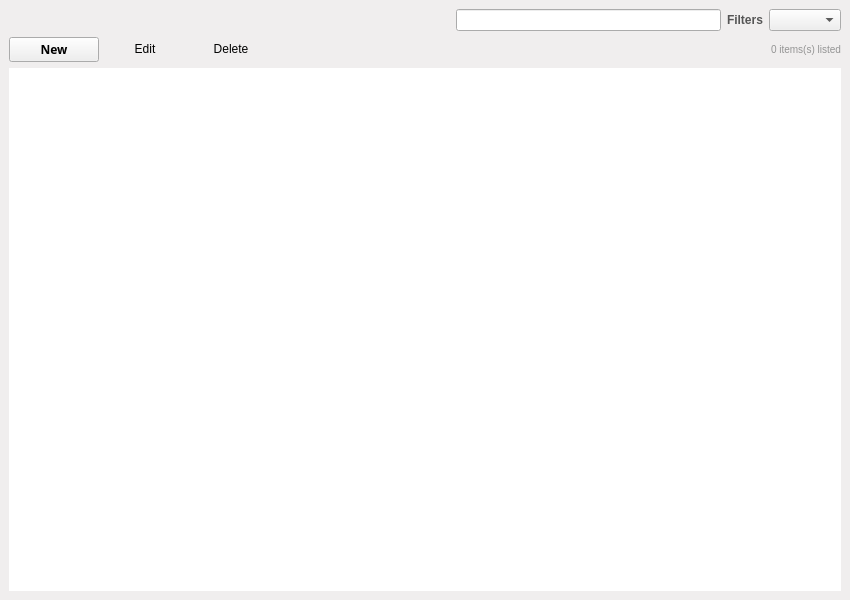
<?xml version="1.0" encoding="UTF-8"?>
<ui version="4.0">
 <class>MainWindow</class>
 <widget class="QMainWindow" name="MainWindow">
  <property name="geometry">
   <rect>
    <x>0</x>
    <y>0</y>
    <width>850</width>
    <height>600</height>
   </rect>
  </property>
  <property name="windowTitle">
   <string>MainWindow</string>
  </property>
  <property name="styleSheet">
   <string notr="true">QMainWindow{
background-color:#F0EEEE ;

border-top-left-radius: 6px 6px;
border-top-right-radius: 6px 6px;
border-bottom-right-radius: 6px 6px;
border-bottom-left-radius: 6px 6px;

}</string>
  </property>
  <widget class="QWidget" name="centralwidget">
   <layout class="QVBoxLayout" name="verticalLayout">
    <item>
     <layout class="QHBoxLayout" name="horizontalLayout_2">
      <item>
       <widget class="QLabel" name="lbTitle">
        <property name="sizePolicy">
         <sizepolicy hsizetype="Preferred" vsizetype="Minimum">
          <horstretch>0</horstretch>
          <verstretch>0</verstretch>
         </sizepolicy>
        </property>
        <property name="minimumSize">
         <size>
          <width>42</width>
          <height>0</height>
         </size>
        </property>
        <property name="styleSheet">
         <string notr="true">QLabel {
color: #252424;
font: bold 18px;
font-family: Ubuntu, Helvetica, sans-serif;
}</string>
        </property>
        <property name="text">
         <string>&lt;List name&gt;</string>
        </property>
       </widget>
      </item>
      <item>
       <spacer name="horizontalSpacer">
        <property name="orientation">
         <enum>Qt::Horizontal</enum>
        </property>
        <property name="sizeHint" stdset="0">
         <size>
          <width>40</width>
          <height>20</height>
         </size>
        </property>
       </spacer>
      </item>
      <item>
       <widget class="QLabel" name="lbSearch">
        <property name="maximumSize">
         <size>
          <width>20</width>
          <height>20</height>
         </size>
        </property>
        <property name="text">
         <string/>
        </property>
        <property name="pixmap">
         <pixmap>../../../iconos/lupa.png</pixmap>
        </property>
        <property name="scaledContents">
         <bool>true</bool>
        </property>
       </widget>
      </item>
      <item>
       <layout class="QHBoxLayout" name="horizontalLayout">
        <item>
         <layout class="QHBoxLayout" name="horizontalLayout_5">
          <property name="spacing">
           <number>0</number>
          </property>
          <property name="sizeConstraint">
           <enum>QLayout::SetDefaultConstraint</enum>
          </property>
          <item>
           <widget class="QLineEdit" name="leSearch">
            <property name="sizePolicy">
             <sizepolicy hsizetype="Expanding" vsizetype="Fixed">
              <horstretch>0</horstretch>
              <verstretch>0</verstretch>
             </sizepolicy>
            </property>
            <property name="minimumSize">
             <size>
              <width>96</width>
              <height>0</height>
             </size>
            </property>
           </widget>
          </item>
         </layout>
        </item>
        <item>
         <widget class="QLabel" name="lbFilters">
          <property name="styleSheet">
           <string notr="true">QLabel{
color:rgb(85, 85, 85);
font:bold;
font-family: Ubuntu, Helvetica, sans-serif;
}</string>
          </property>
          <property name="text">
           <string>Filters</string>
          </property>
         </widget>
        </item>
        <item>
         <widget class="QComboBox" name="cbFilters"/>
        </item>
       </layout>
      </item>
     </layout>
    </item>
    <item>
     <layout class="QHBoxLayout" name="horizontalLayout_4">
      <item>
       <widget class="QPushButton" name="btNew">
        <property name="sizePolicy">
         <sizepolicy hsizetype="MinimumExpanding" vsizetype="Fixed">
          <horstretch>0</horstretch>
          <verstretch>0</verstretch>
         </sizepolicy>
        </property>
        <property name="maximumSize">
         <size>
          <width>90</width>
          <height>16777215</height>
         </size>
        </property>
        <property name="font">
         <font>
          <family>Ubuntu,Helvetica,sans-serif</family>
          <weight>75</weight>
          <bold>true</bold>
         </font>
        </property>
        <property name="cursor">
         <cursorShape>PointingHandCursor</cursorShape>
        </property>
        <property name="text">
         <string>New</string>
        </property>
        <property name="icon">
         <iconset>
          <normaloff>../../../iconos/nuevo-icono-de-grupo-de-usuario-14853.2.2.png</normaloff>../../../iconos/nuevo-icono-de-grupo-de-usuario-14853.2.2.png</iconset>
        </property>
       </widget>
      </item>
      <item>
       <widget class="QPushButton" name="btEdit">
        <property name="cursor">
         <cursorShape>PointingHandCursor</cursorShape>
        </property>
        <property name="text">
         <string>Edit</string>
        </property>
        <property name="icon">
         <iconset>
          <normaloff>../../../iconos/lapiz.png</normaloff>../../../iconos/lapiz.png</iconset>
        </property>
        <property name="flat">
         <bool>true</bool>
        </property>
       </widget>
      </item>
      <item>
       <widget class="QPushButton" name="btDelete">
        <property name="cursor">
         <cursorShape>PointingHandCursor</cursorShape>
        </property>
        <property name="text">
         <string>Delete</string>
        </property>
        <property name="icon">
         <iconset>
          <normaloff>../../../iconos/borrar.2.2.png</normaloff>../../../iconos/borrar.2.2.png</iconset>
        </property>
        <property name="flat">
         <bool>true</bool>
        </property>
       </widget>
      </item>
      <item>
       <spacer name="horizontalSpacer_2">
        <property name="orientation">
         <enum>Qt::Horizontal</enum>
        </property>
        <property name="sizeHint" stdset="0">
         <size>
          <width>40</width>
          <height>20</height>
         </size>
        </property>
       </spacer>
      </item>
      <item>
       <widget class="QLabel" name="lbItemsCount">
        <property name="sizePolicy">
         <sizepolicy hsizetype="Preferred" vsizetype="Preferred">
          <horstretch>0</horstretch>
          <verstretch>0</verstretch>
         </sizepolicy>
        </property>
        <property name="minimumSize">
         <size>
          <width>42</width>
          <height>0</height>
         </size>
        </property>
        <property name="styleSheet">
         <string notr="true">QLabel {
color: rgb(147, 147, 147);
font: 10px;
}</string>
        </property>
        <property name="text">
         <string>0 items(s) listed</string>
        </property>
       </widget>
      </item>
     </layout>
    </item>
    <item>
     <widget class="QTableWidget" name="twItems">
      <property name="font">
       <font>
        <family>Ubuntu,Helvetica,sans-serif</family>
       </font>
      </property>
      <property name="frameShape">
       <enum>QFrame::Box</enum>
      </property>
      <property name="lineWidth">
       <number>0</number>
      </property>
      <property name="editTriggers">
       <set>QAbstractItemView::AnyKeyPressed</set>
      </property>
      <property name="alternatingRowColors">
       <bool>true</bool>
      </property>
      <property name="selectionMode">
       <enum>QAbstractItemView::SingleSelection</enum>
      </property>
      <property name="selectionBehavior">
       <enum>QAbstractItemView::SelectRows</enum>
      </property>
      <property name="textElideMode">
       <enum>Qt::ElideLeft</enum>
      </property>
      <property name="verticalScrollMode">
       <enum>QAbstractItemView::ScrollPerItem</enum>
      </property>
      <property name="horizontalScrollMode">
       <enum>QAbstractItemView::ScrollPerItem</enum>
      </property>
      <property name="showGrid">
       <bool>true</bool>
      </property>
      <property name="gridStyle">
       <enum>Qt::NoPen</enum>
      </property>
      <property name="sortingEnabled">
       <bool>true</bool>
      </property>
      <property name="wordWrap">
       <bool>true</bool>
      </property>
      <property name="cornerButtonEnabled">
       <bool>false</bool>
      </property>
      <attribute name="horizontalHeaderVisible">
       <bool>true</bool>
      </attribute>
      <attribute name="horizontalHeaderHighlightSections">
       <bool>true</bool>
      </attribute>
      <attribute name="horizontalHeaderShowSortIndicator" stdset="0">
       <bool>true</bool>
      </attribute>
      <attribute name="horizontalHeaderStretchLastSection">
       <bool>true</bool>
      </attribute>
      <attribute name="verticalHeaderVisible">
       <bool>false</bool>
      </attribute>
      <attribute name="verticalHeaderCascadingSectionResizes">
       <bool>true</bool>
      </attribute>
      <attribute name="verticalHeaderDefaultSectionSize">
       <number>24</number>
      </attribute>
      <attribute name="verticalHeaderHighlightSections">
       <bool>false</bool>
      </attribute>
      <attribute name="verticalHeaderShowSortIndicator" stdset="0">
       <bool>false</bool>
      </attribute>
      <attribute name="verticalHeaderStretchLastSection">
       <bool>false</bool>
      </attribute>
     </widget>
    </item>
   </layout>
  </widget>
 </widget>
 <resources/>
 <connections/>
</ui>
